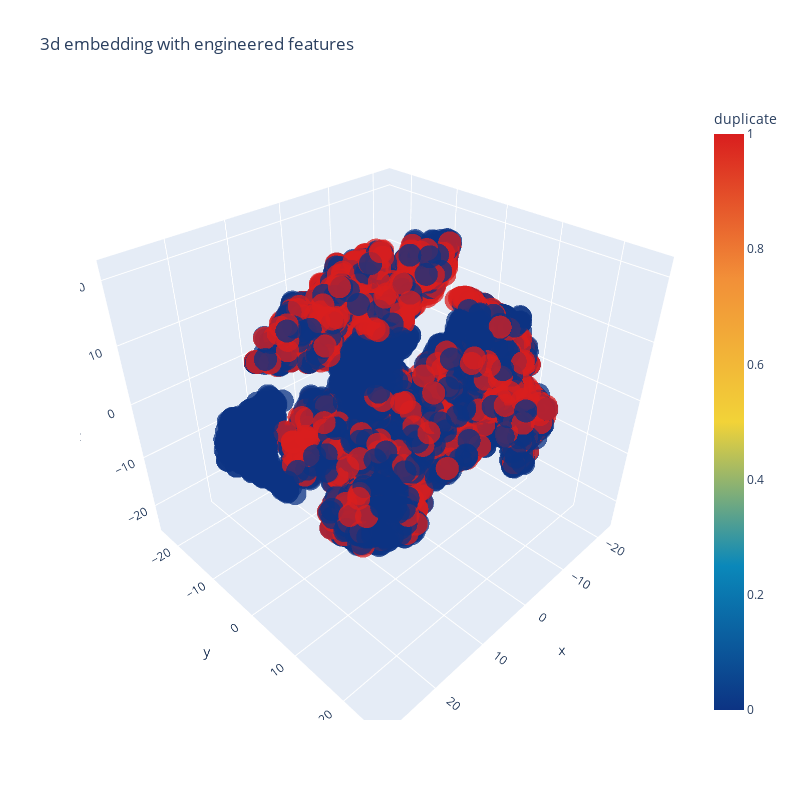

Write notebook code for a chart like this one.
### Code cell
import plotly.graph_objs as go
import plotly.tools as tls
import plotly.offline as py
py.init_notebook_mode(connected=True)

trace1 = go.Scatter3d(
    x=tsne3d[:,0],
    y=tsne3d[:,1],
    z=tsne3d[:,2],
    mode='markers',
    marker=dict(
        sizemode='diameter',
        color = y,
        colorscale = 'Portland',
        colorbar = dict(title = 'duplicate'),
        line=dict(color='rgb(255, 255, 255)'),
        opacity=0.75
    )
)

data=[trace1]
layout=dict(height=800, width=800, title='3d embedding with engineered features')
fig=dict(data=data, layout=layout)
py.iplot(fig, filename='3DBubble')

### Figure 1 — Plotly figure (JSON) as saved in the notebook; plotly's stock layout.template omitted (floating-point values rounded to 4 significant figures; data arrays with more than 128 entries replaced by an {"elided": "..."} marker saying what was removed)
{"data": [{"marker": {"color": {"elided": "10000 int values"}, "colorbar": {"title": {"text": "duplicate"}}, "colorscale": [[0, "rgb(12,51,131)"], [0.25, "rgb(10,136,186)"], [0.5, "rgb(242,211,56)"], [0.75, "rgb(242,143,56)"], [1, "rgb(217,30,30)"]], "line": {"color": "rgb(255, 255, 255)"}, "opacity": 0.75, "sizemode": "diameter"}, "mode": "markers", "type": "scatter3d", "x": {"elided": "10000 float values"}, "y": {"elided": "10000 float values"}, "z": {"elided": "10000 float values"}}], "layout": {"height": 800, "title": {"text": "3d embedding with engineered features"}, "width": 800}}
